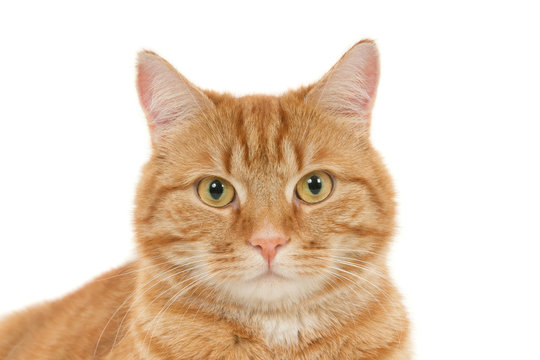
#> input picture face cat.jpg, 540 x 360 px, found by its file name
$ python cat_eye_detection.py
#> lines starting #> are read from the running program, lines starting #| are printed output that depends on the picture
import cv2
import matplotlib.pyplot as plt

def get_eye_coordinates(image_path):
    """
    Loads an image, detects the cat's left eye using Haar cascade,
    and returns the eye's approximate center coordinates.

    Args:
        image_path (str): Path to the image file.

    Returns:
        tuple: A tuple containing the (x, y) coordinates of the detected eye,
               or None if fails.
    """
    try:
        # Load the image
        image = cv2.imread(image_path)
#> image is the input picture: shape (360, 540, 3); mean B, G, R 195.4, 213.6, 232.4
        if image is None:
            print(f"Error: Could not load image from {image_path}")
            return None

        # Load the Haar cascade for cat eyes
        eye_cascade = cv2.CascadeClassifier(cv2.data.haarcascades + 'haarcascade_eye.xml')
        if eye_cascade.empty():
            print("Error: Could not load eye cascade classifier.")
            return None

        # Convert image to grayscale for better detection
        gray_image = cv2.cvtColor(image, cv2.COLOR_BGR2GRAY)
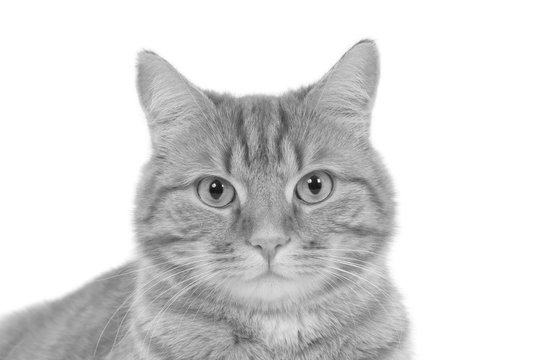
#> gray_image: shape (360, 540); min 13, max 255, mean 217.2

        # Detect eyes using the cascade classifier
        eyes = eye_cascade.detectMultiScale(gray_image, scaleFactor=1.1, minNeighbors=5, minSize=(30, 30))
#> eyes = [[194, 167, 43, 43], [291, 160, 47, 47]]

        # Assuming the left eye is the first detected eye
        if len(eyes) > 0:
            x, y, w, h = eyes[0]
#> x = 194; y = 167; w = 43; h = 43
            # Approximate center coordinates of the eye bounding box
            eye_center_x = x + int(w / 2)
#> eye_center_x = 215
            eye_center_y = y + int(h / 2)
#> eye_center_y = 188
            return eye_center_x, eye_center_y
        else:
            print("Error: No eyes detected in the image.")
            return None
    except Exception as e:
        print(f"Error: An error occurred - {e}")
        return None

def display_cat_face(image_path, eye_coordinates, custom_coordinates):
    """
    Loads an image and displays the cat's face with annotated eye and custom positions.

    Args:
        image_path (str): Path to the image file.
        eye_coordinates (tuple): Tuple containing (x, y) coordinates of the detected eye.
        custom_coordinates (tuple): Tuple containing custom (x, y) coordinates.

    Returns:
        None
    """
    try:
        # Load the image
        image = cv2.imread(image_path)
        if image is None:
            print(f"Error: Could not load image from {image_path}")
            return

        # Draw a rectangle around the detected eye
        if eye_coordinates is not None:
            x, y = eye_coordinates
            cv2.rectangle(image, (x - 20, y - 20), (x + 20, y + 20), (0, 255, 0), 2)
            # Annotate the eye coordinates
            cv2.putText(image, f'Eye (x: {x}, y: {y})', (x + 25, y - 25), cv2.FONT_HERSHEY_SIMPLEX, 0.5, (255, 255, 255), 1, cv2.LINE_AA)

        # Annotate the custom coordinates
        if custom_coordinates is not None:
            cx, cy = custom_coordinates
            cv2.circle(image, (cx, cy), 10, (255, 0, 0), -1)
            cv2.putText(image, f'Custom (x: {cx}, y: {cy})', (cx + 25, cy - 25), cv2.FONT_HERSHEY_SIMPLEX, 0.5, (255, 255, 255), 1, cv2.LINE_AA)

        # Convert BGR to RGB for displaying with matplotlib
        image_rgb = cv2.cvtColor(image, cv2.COLOR_BGR2RGB)

        # Display the image with annotations
        plt.imshow(image_rgb)
        plt.axis('off')  # Hide the axes
        plt.show()
    except Exception as e:
        print(f"Error: An error occurred - {e}")

def pixel_to_coordinates(px, py):
    """
    Converts pixel location to corresponding (x, y) coordinates.

    Args:
        px (int): Pixel location along the x-axis (column index).
        py (int): Pixel location along the y-axis (row index).

    Returns:
        tuple: Corresponding (x, y) coordinates.
    """
    return px, py

# Example usage
if __name__ == "__main__":
    image_path = r"C:\Users\Abhi\Desktop\cat eye detection\face cat.jpg"

    eye_coordinates = get_eye_coordinates(image_path)
#> eye_coordinates = (215, 188)
    custom_coordinates = (150, 160)  # Custom coordinates

    if eye_coordinates is not None:
        x, y = eye_coordinates
#> x = 215; y = 188
        print(f"Eye pixel location: (px: {x}, py: {y})")
#| Eye pixel location: (px: 215, py: 188)
        print(f"Cat's left eye approximate center coordinates: (x: {x}, y: {y})")
#| Cat's left eye approximate center coordinates: (x: 215, y: 188)

        # Convert the eye coordinates to pixel values
        px, py = pixel_to_coordinates(x, y)
#> px = 215; py = 188
        print(f"Eye pixel location: (px: {px}, py: {py})")
#| Eye pixel location: (px: 215, py: 188)

        # Convert the custom coordinates to pixel values
        px_custom, py_custom = pixel_to_coordinates(custom_coordinates[0], custom_coordinates[1])
        print(f"Custom pixel location: (px: {px_custom}, py: {py_custom})")
        print(f"Custom coordinates: (x: {custom_coordinates[0]}, y: {custom_coordinates[1]})")

        display_cat_face(image_path, eye_coordinates, custom_coordinates)
#> in display_cat_face, `x, y = eye_coordinates`: x = 215; y = 188
#> in display_cat_face, `cv2.putText(image, f'Custom (x: {cx}, y: {cy})', (cx + 25, cy - 25), c..`:
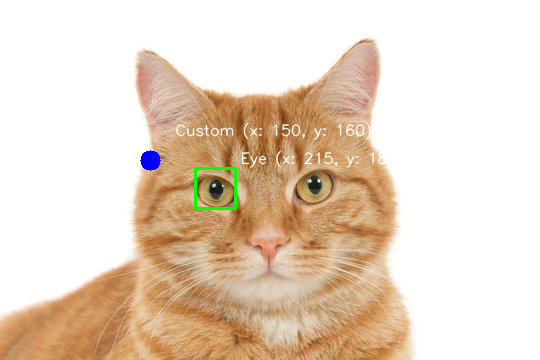
#> image: shape (360, 540, 3); mean B, G, R 195.9, 214, 231.9
    else:
        print("Failed to detect eye.")
